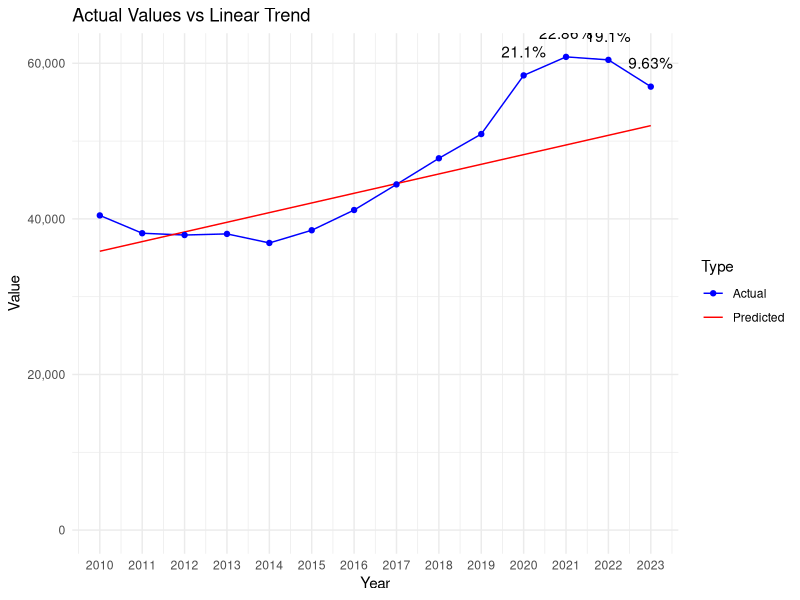

R code for this plot:
# Load necessary libraries
library(dplyr)
library(readr)
library(ggplot2)

# Defines the data as a named vector
data <- c(
  `2010` = 40445, `2011` = 38156, `2012` = 37924, `2013` = 38070, `2014` = 36907,
  `2015` = 38538, `2016` = 41140, `2017` = 44433, `2018` = 47789, `2019` = 50905,
  `2020` = 58444, `2021` = 60824, `2022` = 60438, `2023` = 56997
)

# Extracts data for the decade and recent years
decade <- data[as.character(2010:2019)]
recent_years <- data[as.character(2020:2023)]

# Fits a linear model to the decade data
years <- as.numeric(names(decade))
lm_model <- lm(decade ~ years)

# Predicts values for 2020 to 2023 based on the linear model
predicted_values <- predict(lm_model, newdata = data.frame(years = as.numeric(names(recent_years))))

# Calculates deviations from the linear trend
deviations <- recent_years - predicted_values

# Calculates the mean and standard deviation of the decade
decade_mean <- mean(decade)
decade_stddev <- sd(decade)

# Initializes vectors to store the calculated values
z_scores <- numeric(length(recent_years))
percent_deviations <- numeric(length(recent_years))

# Calculates and store the Z-scores, deviations, and percentage of deviations for recent years
for (i in 1:length(recent_years)) {
  year <- names(recent_years)[i]
  z_scores[i] <- (recent_years[year] - decade_mean) / decade_stddev
  deviation <- deviations[year]
  percent_deviations[i] <- (deviation / predicted_values[i]) * 100
  cat(sprintf("Year: %s, Z-score: %f, Deviation from linear trend: %f, Percentage of deviation: %f%%\n",
              year, z_scores[i], deviation, percent_deviations[i]))
}

# Prepare an extended range for predictions, including 2020 to 2023
extended_years <- as.numeric(c(names(decade), names(recent_years)))

# Predict values for the extended range based on the linear model
extended_predicted_values <- predict(lm_model, newdata = data.frame(years = extended_years))

# Create a data frame for plotting actual values
actual_plot_data <- data.frame(
  Year = as.numeric(names(data)),
  Value = data,
  Type = "Actual"
)

# Create a data frame for plotting predicted values
predicted_plot_data <- data.frame(
  Year = extended_years,
  Value = extended_predicted_values,
  Type = "Predicted"
)

# Combine actual and predicted data
plot_data <- rbind(actual_plot_data, predicted_plot_data)

# Create the line chart
p <- ggplot(plot_data, aes(x = Year, y = Value, color = Type)) +
  geom_line(aes(group = Type)) +
  geom_point(data = actual_plot_data, aes(x = Year, y = Value)) +
  theme_minimal() +
  labs(title = "Actual Values vs Linear Trend", x = "Year", y = "Value") +
  scale_color_manual(values = c("Actual" = "blue", "Predicted" = "red")) +
  scale_y_continuous(labels = scales::comma, limits = c(0, max(plot_data$Value))) +
  scale_x_continuous(breaks = extended_years) # Set breaks to every year

# Add percentage of deviation annotations for 2020 to 2023
for (i in 1:length(recent_years)) {
  year <- as.numeric(names(recent_years)[i])
  deviation_value <- percent_deviations[i]
  p <- p + annotate("text", x = year, y = data[as.character(year)], label = paste0(round(deviation_value, 2), "%"), vjust = -1.5)
}

# Print the plot
print(p)
